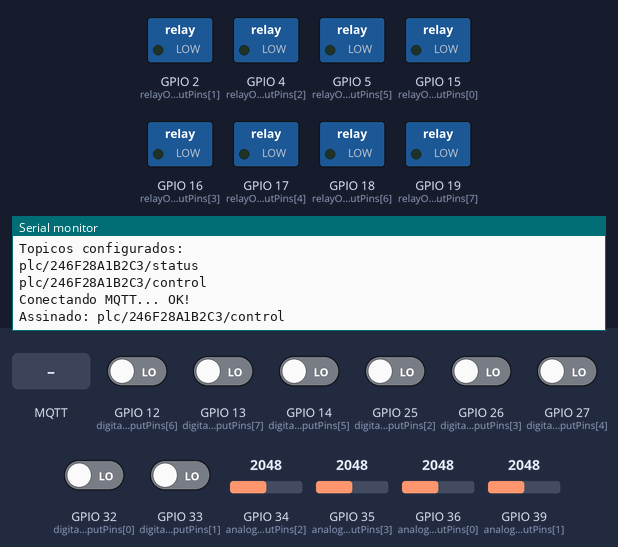
Simulated run of this sketch. Board: ESP32. Parts: switched loads named in the sketch (green lamp = pin HIGH), the last lines printed to the serial monitor. The test bench sets the inputs (shaded band); at power-on: GPIO 12 (digitalInputPins[6]), GPIO 13 (digitalInputPins[7]), GPIO 14 (digitalInputPins[5]), GPIO 25 (digitalInputPins[2]), GPIO 26 (digitalInputPins[3]), GPIO 27 (digitalInputPins[4]), GPIO 32 (digitalInputPins[0]), GPIO 33 (digitalInputPins[1]) LOW, GPIO 34 (analogInputPins[2]) = 2048, GPIO 35 (analogInputPins[3]) = 2048, GPIO 36 (analogInputPins[0]) = 2048, GPIO 39 (analogInputPins[1]) = 2048. WiFi joins after 1.5 s; servers stay silent unless stated; no MQTT or app messages arrive unless stated.

Above: at 3.2 s.
3.3 s: MQTT message "1" arrives on the first subscribed topic
At 4.5 s:
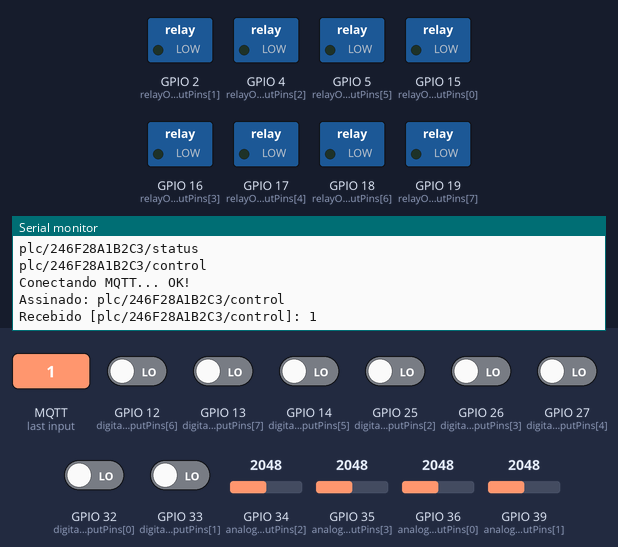
4.8 s: MQTT message "on" arrives on the first subscribed topic
At 5.9 s:
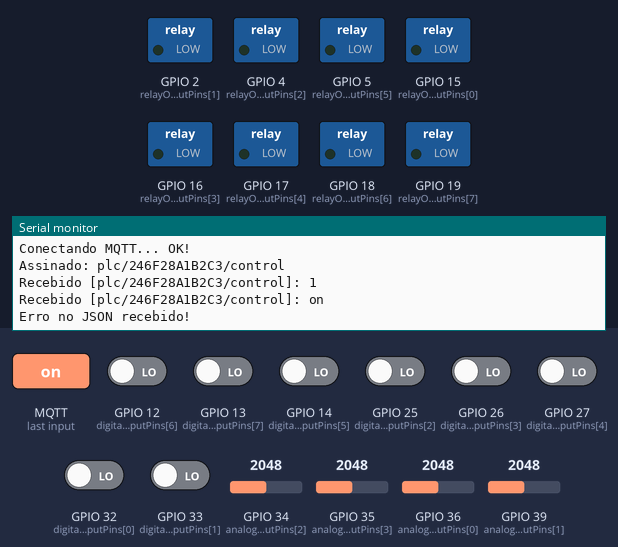
6.3 s: MQTT message "off" arrives on the first subscribed topic
At 7.0 s:
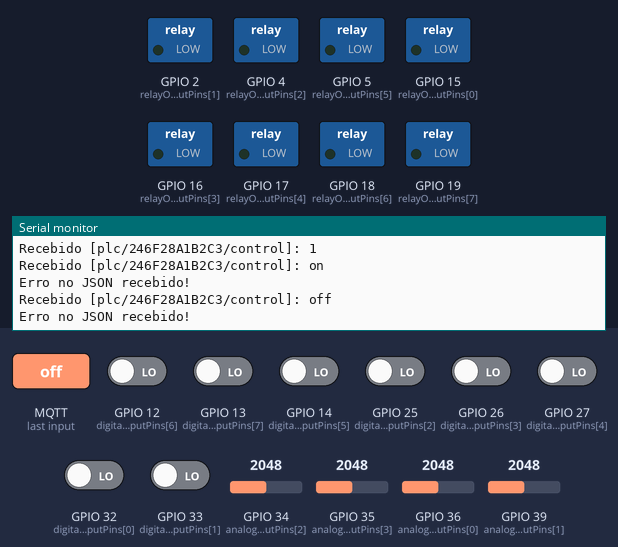

The sketch:

esp32-smart-hub.ino
```cpp
// ------------------------------------------------------------
// ESP32 + WiFiManager + HiveMQ Cloud TLS + I/O (8DI, 4AI, 8RO)
// ------------------------------------------------------------

#include <WiFi.h>
#include <WiFiClientSecure.h>
#include <WiFiManager.h>
#include <PubSubClient.h>
#include <ArduinoJson.h>

// ----- CONFIG HIVE MQ -----
const char* mqtt_server = "72c037df4ced415995ef95169a5c7248.s1.eu.hivemq.cloud";
const int   mqtt_port   = 8883;

const char* mqtt_user = "esp32_cliente02";
const char* mqtt_pass = "Corcel@73";

// ----- PINOS -----
const int NUM_DIGITAL_INPUTS = 8;
const int NUM_ANALOG_PINS  = 4;
const int NUM_RELAY_OUTPUTS  = 8;

byte digitalInputPins[NUM_DIGITAL_INPUTS] = {32, 33, 25, 26, 27, 14, 12, 13};
byte analogInputPins [NUM_ANALOG_PINS]  = {36, 39, 34, 35};
byte relayOutputPins [NUM_RELAY_OUTPUTS]  = {15, 2, 4, 16, 17, 5, 18, 19};

byte relayStates[NUM_RELAY_OUTPUTS] = {0};

// MQTT
WiFiClientSecure wifiClient;
PubSubClient mqttClient(wifiClient);

// MAC / tópicos
String deviceMac;
String topicStatus;
String topicControl;

// Timer
unsigned long lastPublish = 0;
const unsigned long PUBLISH_INTERVAL = 2000;

// ------------------------------------------------------------
// CALLBACK MQTT → controle de relés
// ------------------------------------------------------------
void mqttCallback(char* topic, byte* payload, unsigned int length) {
  Serial.print("Recebido [");
  Serial.print(topic);
  Serial.print("]: ");

  char msg[length + 1];
  memcpy(msg, payload, length);
  msg[length] = '\0';
  Serial.println(msg);

  StaticJsonDocument<128> doc;
  auto error = deserializeJson(doc, msg);

  if (error) {
    Serial.println("Erro no JSON recebido!");
    return;
  }

  if (!doc.containsKey("relay") || !doc.containsKey("state")) return;

  int index = doc["relay"];
  int state = doc["state"];

  if (index < 0 || index >= NUM_RELAY_OUTPUTS) return;

  digitalWrite(relayOutputPins[index], state);
  relayStates[index] = state;

  // feedback imediato
  publishStatus();
}

// ------------------------------------------------------------
// RECONNECT MQTT
// ------------------------------------------------------------
void connectMqtt() {
  while (!mqttClient.connected()) {
    Serial.print("Conectando MQTT... ");

    String clientId = "ESP32_" + deviceMac;

    if (mqttClient.connect(clientId.c_str(), mqtt_user, mqtt_pass)) {
      Serial.println("OK!");

      mqttClient.subscribe(topicControl.c_str());
      Serial.print("Assinado: ");
      Serial.println(topicControl);

    } else {
      Serial.print("Falhou (state=");
      Serial.print(mqttClient.state());
      Serial.println(") → 5s");
      delay(5000);
    }
  }
}

// ------------------------------------------------------------
// WIFI + CRIAÇÃO DOS TÓPICOS
// ------------------------------------------------------------
void setupWifi() {
  WiFiManager wm;

  if (!wm.autoConnect("ESP32_IOT_SETUP", "senha123")) {
    Serial.println("Erro no WiFi. Reiniciando...");
    delay(2000);
    ESP.restart();
  }

  Serial.println("WiFi OK!");
  Serial.print("IP: ");
  Serial.println(WiFi.localIP());

  deviceMac = WiFi.macAddress();
  deviceMac.replace(":", "");

  topicStatus  = "plc/" + deviceMac + "/status";
  topicControl = "plc/" + deviceMac + "/control";

  Serial.println("Topicos configurados:");
  Serial.println(topicStatus);
  Serial.println(topicControl);
}

// ------------------------------------------------------------
// PUBLICAÇÃO DO JSON DE STATUS
// ------------------------------------------------------------
void publishStatus() {

  StaticJsonDocument<512> doc;

  JsonArray di = doc.createNestedArray("digital_in");
  for (int i = 0; i < NUM_DIGITAL_INPUTS; i++)
    di.add(digitalRead(digitalInputPins[i]));

  JsonArray ai = doc.createNestedArray("analog_in");
  for (int i = 0; i < NUM_ANALOG_PINS; i++)
    ai.add(analogRead(analogInputPins[i]));

  JsonArray ro = doc.createNestedArray("relays_out");
  for (int i = 0; i < NUM_RELAY_OUTPUTS; i++)
    ro.add(relayStates[i]);

  char buffer[512];
  size_t len = serializeJson(doc, buffer);

  mqttClient.publish(topicStatus.c_str(), buffer, len);
}

// ------------------------------------------------------------
// SETUP
// ------------------------------------------------------------
void setup() {
  Serial.begin(115200);
  delay(500);

  // Pinos
  for (int i = 0; i < NUM_DIGITAL_INPUTS; i++)
    pinMode(digitalInputPins[i], INPUT);

  for (int i = 0; i < NUM_RELAY_OUTPUTS; i++) {
    pinMode(relayOutputPins[i], OUTPUT);
    digitalWrite(relayOutputPins[i], LOW);
  }

  // WiFi Manager
  setupWifi();

  // TLS sem root_ca
  wifiClient.setInsecure();

  mqttClient.setServer(mqtt_server, mqtt_port);
  mqttClient.setCallback(mqttCallback);
}

// ------------------------------------------------------------
// LOOP
// ------------------------------------------------------------
void loop() {
  if (!mqttClient.connected())
    connectMqtt();

  mqttClient.loop();

  if (millis() - lastPublish > PUBLISH_INTERVAL) {
    lastPublish = millis();
    publishStatus();
  }
}
```

Measured:
- after the input at 3.3 s, the serial monitor: prints a new line at once (image 1)
- after the input at 4.8 s, the serial monitor: prints a new line at once (image 2)
- after the input at 6.3 s, the serial monitor: prints a new line at once (image 3)
